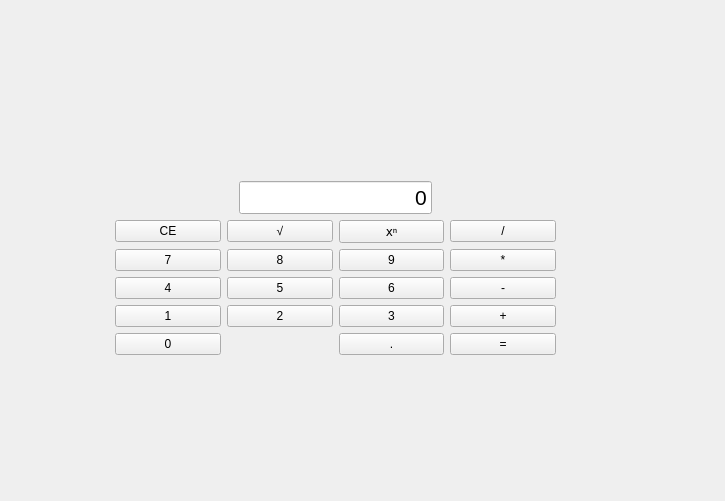
<?xml version="1.0" encoding="UTF-8"?>
<ui version="4.0">
 <class>MainWindow</class>
 <widget class="QMainWindow" name="MainWindow">
  <property name="geometry">
   <rect>
    <x>0</x>
    <y>0</y>
    <width>725</width>
    <height>501</height>
   </rect>
  </property>
  <widget class="QWidget" name="centralwidget">
   <widget class="QWidget" name="">
    <property name="geometry">
     <rect>
      <x>115</x>
      <y>72</y>
      <width>441</width>
      <height>391</height>
     </rect>
    </property>
    <layout class="QVBoxLayout" name="verticalLayout">
     <item>
      <spacer name="verticalSpacer_2">
       <property name="orientation">
        <enum>Qt::Orientation::Vertical</enum>
       </property>
       <property name="sizeHint" stdset="0">
        <size>
         <width>20</width>
         <height>40</height>
        </size>
       </property>
      </spacer>
     </item>
     <item>
      <layout class="QHBoxLayout" name="horizontalLayout">
       <item>
        <spacer name="horizontalSpacer">
         <property name="orientation">
          <enum>Qt::Orientation::Horizontal</enum>
         </property>
         <property name="sizeHint" stdset="0">
          <size>
           <width>40</width>
           <height>20</height>
          </size>
         </property>
        </spacer>
       </item>
       <item>
        <widget class="QLineEdit" name="label">
         <property name="font">
          <font>
           <pointsize>16</pointsize>
          </font>
         </property>
         <property name="text">
          <string>0</string>
         </property>
         <property name="alignment">
          <set>Qt::AlignmentFlag::AlignRight|Qt::AlignmentFlag::AlignTrailing|Qt::AlignmentFlag::AlignVCenter</set>
         </property>
         <property name="readOnly">
          <bool>true</bool>
         </property>
        </widget>
       </item>
       <item>
        <spacer name="horizontalSpacer_2">
         <property name="orientation">
          <enum>Qt::Orientation::Horizontal</enum>
         </property>
         <property name="sizeHint" stdset="0">
          <size>
           <width>40</width>
           <height>20</height>
          </size>
         </property>
        </spacer>
       </item>
      </layout>
     </item>
     <item>
      <layout class="QGridLayout" name="gridLayout">
       <item row="4" column="0">
        <widget class="QPushButton" name="pb_0">
         <property name="text">
          <string>0</string>
         </property>
        </widget>
       </item>
       <item row="1" column="1">
        <widget class="QPushButton" name="pb_8">
         <property name="text">
          <string>8</string>
         </property>
        </widget>
       </item>
       <item row="2" column="0">
        <widget class="QPushButton" name="pb_4">
         <property name="text">
          <string>4</string>
         </property>
        </widget>
       </item>
       <item row="3" column="0">
        <widget class="QPushButton" name="pb_1">
         <property name="text">
          <string>1</string>
         </property>
        </widget>
       </item>
       <item row="1" column="0">
        <widget class="QPushButton" name="pb_7">
         <property name="text">
          <string>7</string>
         </property>
        </widget>
       </item>
       <item row="1" column="2">
        <widget class="QPushButton" name="pb_9">
         <property name="text">
          <string>9</string>
         </property>
        </widget>
       </item>
       <item row="3" column="3">
        <widget class="QPushButton" name="pb_add">
         <property name="text">
          <string>+</string>
         </property>
         <property name="checkable">
          <bool>true</bool>
         </property>
        </widget>
       </item>
       <item row="2" column="3">
        <widget class="QPushButton" name="pb_subtract">
         <property name="text">
          <string>-</string>
         </property>
        </widget>
       </item>
       <item row="3" column="1">
        <widget class="QPushButton" name="pb_2">
         <property name="text">
          <string>2</string>
         </property>
        </widget>
       </item>
       <item row="2" column="1">
        <widget class="QPushButton" name="pb_5">
         <property name="text">
          <string>5</string>
         </property>
        </widget>
       </item>
       <item row="0" column="0">
        <widget class="QPushButton" name="pb_clear">
         <property name="text">
          <string>CE</string>
         </property>
        </widget>
       </item>
       <item row="3" column="2">
        <widget class="QPushButton" name="pb_3">
         <property name="text">
          <string>3</string>
         </property>
        </widget>
       </item>
       <item row="2" column="2">
        <widget class="QPushButton" name="pb_6">
         <property name="text">
          <string>6</string>
         </property>
        </widget>
       </item>
       <item row="4" column="2">
        <widget class="QPushButton" name="pb_decimal">
         <property name="text">
          <string>.</string>
         </property>
        </widget>
       </item>
       <item row="1" column="3">
        <widget class="QPushButton" name="pb_multiply">
         <property name="text">
          <string>*</string>
         </property>
        </widget>
       </item>
       <item row="0" column="3">
        <widget class="QPushButton" name="pb_divide">
         <property name="text">
          <string>/</string>
         </property>
        </widget>
       </item>
       <item row="4" column="3">
        <widget class="QPushButton" name="pb_equals">
         <property name="text">
          <string>=</string>
         </property>
        </widget>
       </item>
       <item row="0" column="2">
        <widget class="QPushButton" name="pb_power">
         <property name="text">
          <string>ⅹⁿ</string>
         </property>
        </widget>
       </item>
       <item row="0" column="1">
        <widget class="QPushButton" name="pb_sqrt">
         <property name="text">
          <string>√</string>
         </property>
        </widget>
       </item>
      </layout>
     </item>
     <item>
      <spacer name="verticalSpacer">
       <property name="orientation">
        <enum>Qt::Orientation::Vertical</enum>
       </property>
       <property name="sizeHint" stdset="0">
        <size>
         <width>20</width>
         <height>40</height>
        </size>
       </property>
      </spacer>
     </item>
    </layout>
   </widget>
  </widget>
 </widget>
 <resources/>
 <connections/>
</ui>
